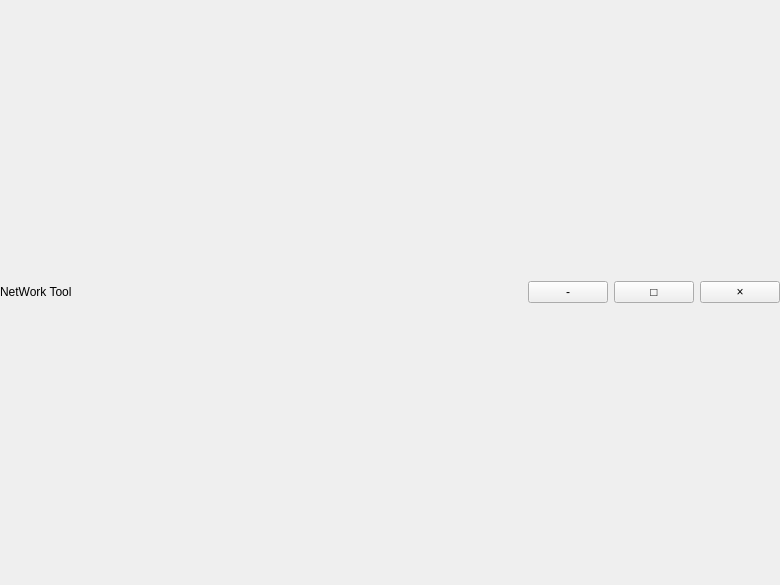
<?xml version="1.0" encoding="UTF-8"?>
<ui version="4.0">
 <class>FramelessWidget</class>
 <widget class="QWidget" name="FramelessWidget">
  <property name="enabled">
   <bool>true</bool>
  </property>
  <property name="geometry">
   <rect>
    <x>0</x>
    <y>0</y>
    <width>780</width>
    <height>585</height>
   </rect>
  </property>
  <property name="windowTitle">
   <string>MainWidget</string>
  </property>
  <layout class="QVBoxLayout" name="verticalLayout">
   <property name="leftMargin">
    <number>0</number>
   </property>
   <property name="rightMargin">
    <number>0</number>
   </property>
   <item>
    <widget class="QWidget" name="titleWidget" native="true">
     <property name="minimumSize">
      <size>
       <width>0</width>
       <height>0</height>
      </size>
     </property>
     <property name="maximumSize">
      <size>
       <width>16777215</width>
       <height>40</height>
      </size>
     </property>
     <layout class="QHBoxLayout" name="horizontalLayout">
      <property name="leftMargin">
       <number>0</number>
      </property>
      <property name="topMargin">
       <number>0</number>
      </property>
      <property name="rightMargin">
       <number>0</number>
      </property>
      <property name="bottomMargin">
       <number>0</number>
      </property>
      <item>
       <widget class="QLabel" name="labelFramelessTitle">
        <property name="text">
         <string>NetWork Tool</string>
        </property>
       </widget>
      </item>
      <item>
       <spacer name="horizontalSpacer">
        <property name="orientation">
         <enum>Qt::Horizontal</enum>
        </property>
        <property name="sizeHint" stdset="0">
         <size>
          <width>40</width>
          <height>20</height>
         </size>
        </property>
       </spacer>
      </item>
      <item>
       <widget class="QPushButton" name="pushButtonMinimized">
        <property name="maximumSize">
         <size>
          <width>16777215</width>
          <height>16777215</height>
         </size>
        </property>
        <property name="text">
         <string>-</string>
        </property>
       </widget>
      </item>
      <item>
       <widget class="QPushButton" name="pushButtonMaximized">
        <property name="maximumSize">
         <size>
          <width>16777215</width>
          <height>16777215</height>
         </size>
        </property>
        <property name="text">
         <string>□</string>
        </property>
       </widget>
      </item>
      <item>
       <widget class="QPushButton" name="pushButtonExit">
        <property name="maximumSize">
         <size>
          <width>16777215</width>
          <height>16777215</height>
         </size>
        </property>
        <property name="text">
         <string>×</string>
        </property>
       </widget>
      </item>
     </layout>
    </widget>
   </item>
  </layout>
 </widget>
 <layoutdefault spacing="6" margin="11"/>
 <resources/>
 <connections/>
</ui>
